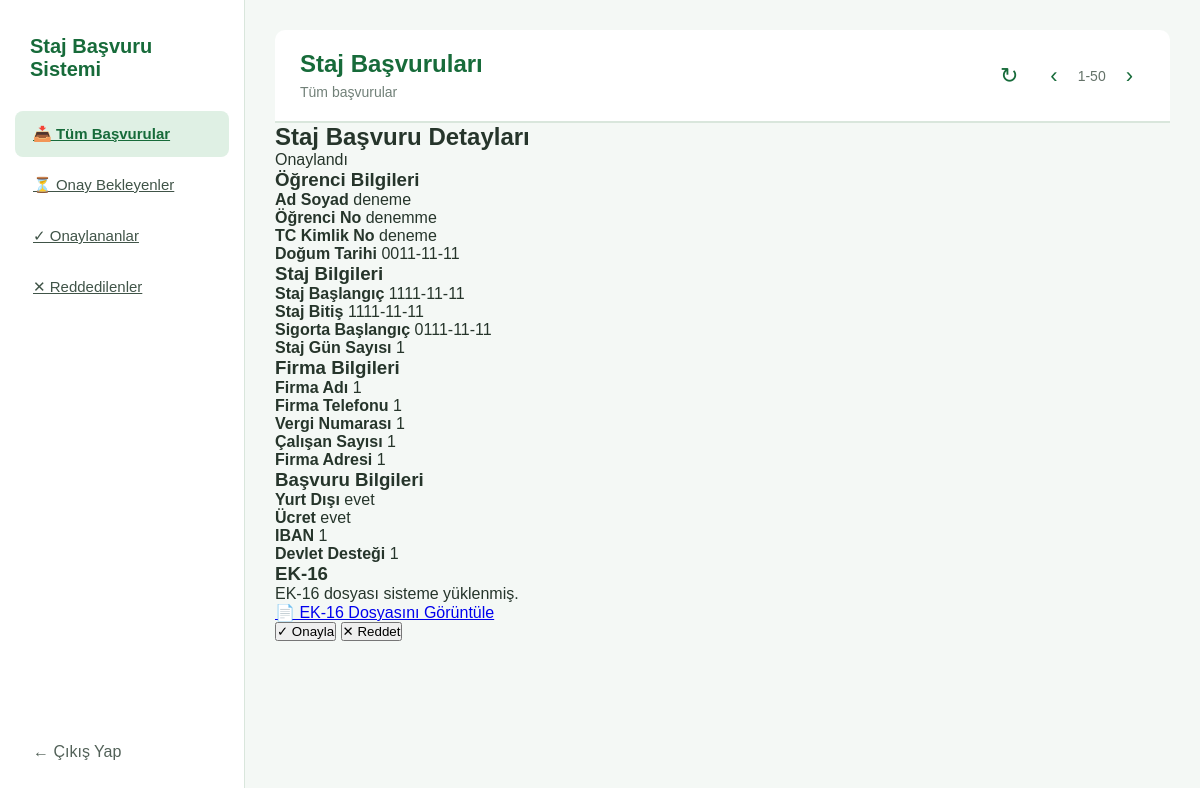
Page /academic-home?application_id=9 on the committed database.
### tables this page shows
CREATE TABLE applications (
            id INTEGER PRIMARY KEY AUTOINCREMENT,
            name TEXT,
            student_number TEXT,
            tc_no TEXT,
            birth_date TEXT,
            start_date TEXT,
            end_date TEXT,
            insurance_start TEXT,
            day_count TEXT,
            health_status TEXT,
            abroad TEXT,
            salary TEXT,
            company_name TEXT,
            company_address TEXT,
            employee_count TEXT,
            company_phone TEXT,
            tax_number TEXT,
            iban TEXT,
            government_support TEXT
        , ek16 TEXT, status TEXT DEFAULT 'Bekliyor', submitted_at TEXT, is_read INTEGER DEFAULT 0, rejection_reason TEXT, approved_file TEXT);

### app.py (the view, shortened to what this page needs)
@app.route('/academic-home', methods=['GET', 'POST'])
def academic_home():
    conn = sqlite3.connect('staj.db')
    conn.row_factory = sqlite3.Row
    selected_application = None
    application_id = request.args.get('application_id')
    if application_id:
            selected_application = conn.execute(
        "SELECT * FROM applications WHERE id = ?",
        (application_id,)
    ).fetchone()
    status = request.args.get('status')
    cursor = conn.cursor()
    if status:
        cursor.execute("""
        SELECT *
        FROM applications
        WHERE status = ?
        ORDER BY id DESC
    """, (status,))
    else:
        cursor.execute("""
            SELECT *
            FROM applications
            ORDER BY id DESC
        """)
    applications = cursor.fetchall()
    conn.close()
    return render_template(
        'academic_home.html',
        applications=applications,
        selected_application=selected_application
    )

### templates/academic_home.html (shortened to what this page needs)
<!DOCTYPE html>
<html lang="tr">
<head>
    <link
        rel="stylesheet"
        href="{{ url_for('static', filename='css/style.css') }}"
    >
</head>
<body class="academic-page">
    <div class="academic-layout">
        <aside class="academic-sidebar">
            <div class="academic-logo">
                Staj Başvuru Sistemi
            </div>
            <a
                href="{{ url_for('academic_home') }}"
                class="sidebar-button {%if not request.args.get('status')%}active{%endif%}"
            >
                📥 Tüm Başvurular
            </a>
            <a
                href="{{ url_for('academic_home', status='Bekliyor') }}"
                class="sidebar-button {% if request.args.get('status') == 'Bekliyor' %}active{% endif %}"
            >
                ⏳ Onay Bekleyenler
            </a>
            <a
                href="{{ url_for('academic_home', status='Onaylandı') }}"
                class="sidebar-button {% if request.args.get('status') == 'Onaylandı' %}active{% endif %}"
            >
                ✓ Onaylananlar
            </a>
            <a
                href="{{ url_for('academic_home', status='Reddedildi') }}"
                class="sidebar-button {% if request.args.get('status') == 'Reddedildi' %}active{% endif %}"
                >
                ✕ Reddedilenler
            </a>
            <a
                href="{{ url_for('index') }}"
                class="sidebar-logout"
            >
                ← Çıkış Yap
            </a>
        </aside>
        <main class="academic-main">
            <header class="academic-header">
                <div>
                    <h1>Staj Başvuruları</h1>
                    <span class="application-count">
                        Tüm başvurular
                    </span>
                </div>
                <div class="header-actions">
                    <button
                        class="refresh-button"
                        title="Başvuruları Yenile"
                    >
                        ↻
                    </button>
                    <button class="page-button">
                        ‹
                    </button>
                    <span class="page-number">
                        1-50
                    </span>
                    <button class="page-button">
                        ›
                    </button>
                </div>
            </header>
             {% if selected_application %}
<section class="application-detail">
    <div class="detail-header">
        <h2>Staj Başvuru Detayları</h2>
        <span class="detail-status">
            {{ selected_application['status'] }}
        </span>
    </div>
    <div class="detail-section">
        <h3>Öğrenci Bilgileri</h3>
        <div class="detail-grid">
            <div>
                <strong>Ad Soyad</strong>
                <span>{{ selected_application['name'] }}</span>
            </div>
            <div>
                <strong>Öğrenci No</strong>
                <span>{{ selected_application['student_number'] }}</span>
            </div>
            <div>
                <strong>TC Kimlik No</strong>
                <span>{{ selected_application['tc_no'] }}</span>
            </div>
            <div>
                <strong>Doğum Tarihi</strong>
                <span>{{ selected_application['birth_date'] }}</span>
            </div>
        </div>
    </div>
    <div class="detail-section">
        <h3>Staj Bilgileri</h3>
        <div class="detail-grid">
            <div>
                <strong>Staj Başlangıç</strong>
                <span>{{ selected_application['start_date'] }}</span>
            </div>
            <div>
                <strong>Staj Bitiş</strong>
                <span>{{ selected_application['end_date'] }}</span>
            </div>
            <div>
                <strong>Sigorta Başlangıç</strong>
                <span>{{ selected_application['insurance_start'] }}</span>
            </div>
            <div>
                <strong>Staj Gün Sayısı</strong>
                <span>{{ selected_application['day_count'] }}</span>
            </div>
        </div>
    </div>
    <div class="detail-section">
        <h3>Firma Bilgileri</h3>
        <div class="detail-grid">
            <div>
                <strong>Firma Adı</strong>
                <span>{{ selected_application['company_name'] }}</span>
            </div>
            <div>
                <strong>Firma Telefonu</strong>
                <span>{{ selected_application['company_phone'] }}</span>
            </div>
            <div>
                <strong>Vergi Numarası</strong>
                <span>{{ selected_application['tax_number'] }}</span>
            </div>
            <div>
                <strong>Çalışan Sayısı</strong>
                <span>{{ selected_application['employee_count'] }}</span>
            </div>
        </div>
        <div class="detail-full">
            <strong>Firma Adresi</strong>
            <span>
                {{ selected_application['company_address'] }}
            </span>
        </div>
    </div>
    <div class="detail-section">
        <h3>Başvuru Bilgileri</h3>
        <div class="detail-grid">
            <div>
                <strong>Yurt Dışı</strong>
                <span>{{ selected_application['abroad'] }}</span>
            </div>
            <div>
                <strong>Ücret</strong>
                <span>{{ selected_application['salary'] }}</span>
            </div>
            <div>
                <strong>IBAN</strong>
                <span>{{ selected_application['iban'] }}</span>
            </div>
            <div>
                <strong>Devlet Desteği</strong>
                <span>{{ selected_application['government_support'] }}</span>
            </div>
        </div>
    </div>
    <div class="detail-section">
        <h3>EK-16</h3>
        {% if selected_application['ek16'] %}
            <p>
                EK-16 dosyası sisteme yüklenmiş.
            </p>
            <a
                href="{{ url_for('uploaded_file', filename=selected_application['ek16']) }}"
                target="_blank"
                class="file-button"
            >
                📄 EK-16 Dosyasını Görüntüle
            </a>
        {% else %}
            <p>
                EK-16 dosyası bulunmuyor.
            </p>
        {%endif%}
    </div>
            <div class="application-actions">
        <button
            type="button"
            class="approve-button"
            onclick="showApproveForm()"
        >
            ✓ Onayla
        </button>
        <button
            type="button"
            class="reject-button"
            onclick="showRejectForm()"
        >
            ✕ Reddet
        </button>
    </div>
</section>
      {%endif%}
        </main>
    </div>
</body>
</html>

### static/css/style.css (style rules this page uses)
* { margin: 0; padding: 0; box-sizing: border-box; }
body { font-family: Arial, Helvetica, sans-serif; background-color: #f1f1f1; color: #333; }
.academic-page { margin: 0; background: #f4f8f5; font-family: Arial, sans-serif; color: #26352b; }
.academic-layout { display: flex; min-height: 100vh; }
.academic-sidebar { width: 245px; background: #ffffff; border-right: 1px solid #d9e6dc; padding: 25px 15px; display: flex; flex-direction: column; }
.academic-logo { color: #176b3a; font-size: 20px; font-weight: bold; padding: 10px 15px 30px; }
.sidebar-button { border: none; background: transparent; color: #405448; text-align: left; padding: 14px 18px; margin-bottom: 5px; border-radius: 8px; font-size: 15px; cursor: pointer; transition: 0.2s; }
.sidebar-button.active { background: #dff0e4; color: #176b3a; font-weight: bold; }
.sidebar-logout { margin-top: auto; padding: 14px 18px; text-decoration: none; color: #526158; border-radius: 8px; transition: 0.2s; }
.academic-main { flex: 1; padding: 30px; }
.academic-header { display: flex; justify-content: space-between; align-items: center; background: #ffffff; padding: 20px 25px; border-bottom: 2px solid #d9e6dc; border-radius: 10px 10px 0 0; }
.academic-header h1 { margin: 0 0 5px; color: #176b3a; font-size: 24px; }
.application-count { color: #718078; font-size: 14px; }
.header-actions { display: flex; align-items: center; gap: 8px; }
.refresh-button, .page-button { border: none; background: transparent; color: #176b3a; cursor: pointer; font-size: 22px; padding: 8px 12px; border-radius: 6px; transition: 0.2s; }
.page-number { font-size: 14px; color: #647269; }

### rows in the picture
applications: status "Onaylandı", name "deneme", student_number "denemme", tc_no "deneme", birth_date "0011-11-11", start_date "1111-11-11", end_date "1111-11-11", insurance_start "0111-11-11", day_count "1", company_name "1", company_phone "1", tax_number "1", employee_count "1", company_address "1", abroad "evet", salary "evet", iban "1", government_support "1"
